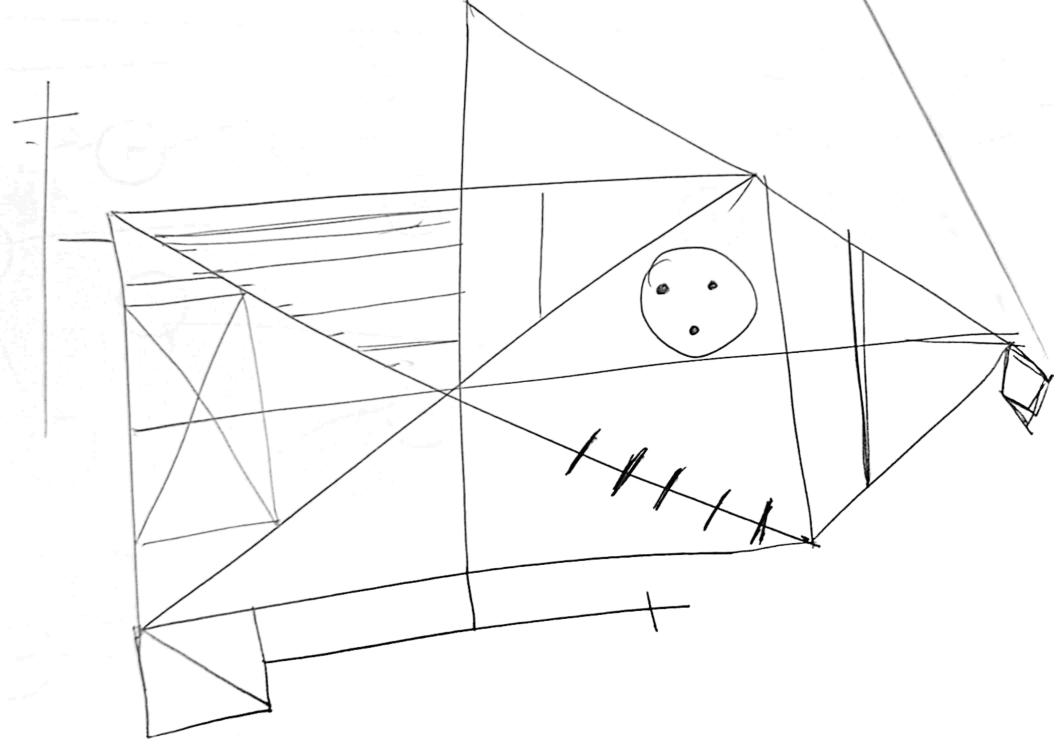
#> input picture assets/imgs/all_imgs/97.png, 3160 x 2216 px (shown at 1/3 size)
$ python -i obj_img.py   (imports and definitions only)
#> lines starting #> are read from the running program, lines starting #| are printed output that depends on the picture; after the words box and inside, x2 and y2 are one past the last pixel; in counts of white or black regions, pixels touching at a corner belong together
## El siguiente codigo alberga las funciones de lectura e identifiacion de imagenes como objetos ##
# SECCION DE IMPORTE DE LIBRERIAS UTILITARIAS DE PYTHON #
import os
import cv2
import numpy as np
## SECCION DE IMPORT DE LIBRERIAS PROPIAS #

# La clase imagen, alberga todas las caracteristicas de una imagen ingresada para el procesamiento #
# Tambien tiene los metodos necesarios del procesamiento de la misma ###############################
class lectorImagen:
    # Propiedades de la imagen #
    id_: str = "" #Inicial_tipo-anho_ancho_alto_numero-tipo_archivo
    nombre_img: str = ""
    ruta: str = ""
    width: int = 0
    heigth: int = 0
    score: float = 0.0
    codigo_ref: int = int
    tipo_archivo: str = ""
    img = None
    # Inicializacion de objeto, con atributos predefinidos #
    def __init__(
            self,
            ruta: str
        ):
        # designacion de valores de identificacion
        self.identificar_archivo(ruta)

        # Designa los valores de la imagen
        self.lectura_img()

        ## DEsignacion de if
        self.crear_identificacion()

    def identificar_archivo(self, ruta: str) -> None:
        if not os.path.isfile(ruta):
            raise ValueError("La ruta ingresada no corresponde a una ruta real.")

        # Asignacion de ruta
        self.ruta = ruta

        ## Designacion de las propiedades de la imagen seleccionada
        tmp_name: str = str(os.path.basename(ruta))

        # Asignacion de tipo y nombre
        self.nombre_img = tmp_name.split('.')[0]
        self.tipo_archivo = tmp_name.split('.')[1]

    def lectura_img(self) -> None:
        # Lectura de la imagen
        self.img = cv2.imread(self.ruta, 0)
#> self.img is the input picture: shape (2216, 3160); min 1, max 255, mean 248.9

        # Designacion de valores de tamaño
        temp_values = self.img.shape
#> temp_values = (2216, 3160)
        self.heigth = temp_values[0]
#> self.heigth = 2216
        self.width = temp_values[1]
#> self.width = 3160


    # Funciones utilitarias y de validacion
    # La siguiente funcion, visualiza de manera completa una imagen, en formato alterado por opencv.
    # [15 lines left out: function show_img, not called in this run]

    # La siguiente funcion busca extraer todas las caracteristicas de una imagen
    def auto_ajuste(self) -> None:
        # Es necesario validar si la imagen con la que se va a experimentar solo tiene 2 canales o si esta a color
        if len(self.img.shape) > 2:
            # Se almacena una copia  de la imagen real
            self.img = cv2.cvtColor(self.img, cv2.COLOR_BGR2GRAY)
        # Ajuste de tamanho inicial
        if self.width > 1000 and self.heigth > 808:
            self.func_resize()
#> in func_resize, `self.img = cv2.resize(self.img, (ancho, alto))`:
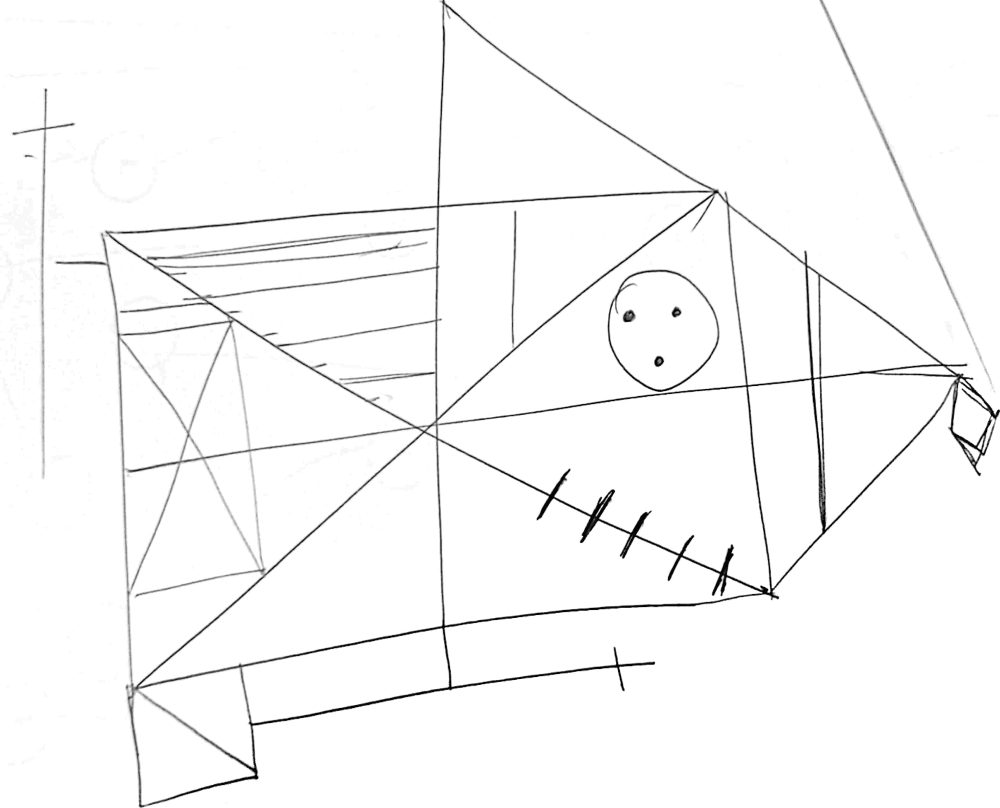
#> self.img: shape (808, 1000); min 1, max 255, mean 248.9

        # Se almacena una copia de la imagen
        img_to_mod = self.img.copy()

        # Lectura de brillo
        brillo_img = int(img_to_mod.mean())
#> brillo_img = 248
        contraste_img = int(img_to_mod.std())
#> contraste_img = 29
        #print(f"Contraste original: {contraste_img}")
        ## Ajuste de tonalidades de brillo y extraccion de treshold
        if brillo_img < 240:
            # Ajuste de brillo
            img_to_mod = cv2.convertScaleAbs(img_to_mod, alpha=2, beta=50)
            # Primer procesamiento de treshhold
            img_to_mod = cv2.adaptiveThreshold(
                img_to_mod, 255, cv2.ADAPTIVE_THRESH_GAUSSIAN_C,
                cv2.THRESH_BINARY, 11, 2
            )
        elif  brillo_img > 240 and contraste_img < 40:
            _, imagen_binaria = cv2.threshold(img_to_mod, 230, 255, cv2.THRESH_BINARY)
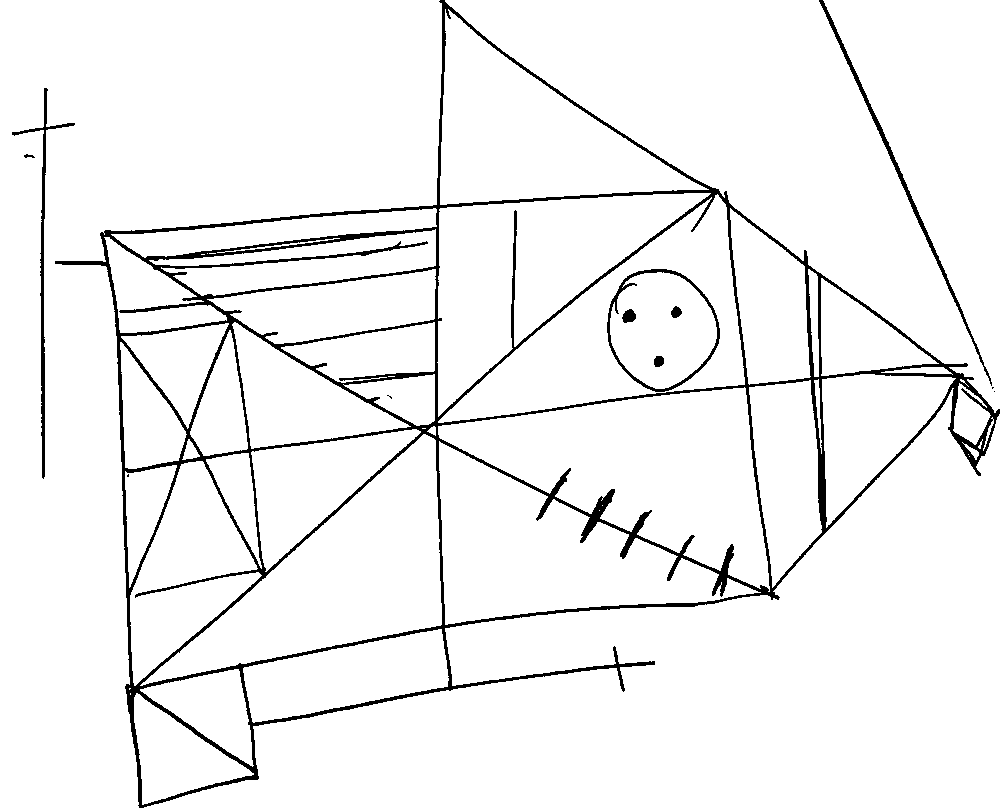
#> imagen_binaria: shape (808, 1000); 95.1% white; 12 black regions (4 under 20 px), largest, box (x1, y1, x2, y2) and area: (55, 0, 1000, 808) 35012, (819, 0, 992, 386) 1549, (12, 88, 75, 479) 1439
            img_to_mod = cv2.convertScaleAbs(imagen_binaria, alpha=2.0, beta=0)


        self.img = img_to_mod
        # Segunda modificacion
        blur = cv2.GaussianBlur(img_to_mod,(5,5),0)
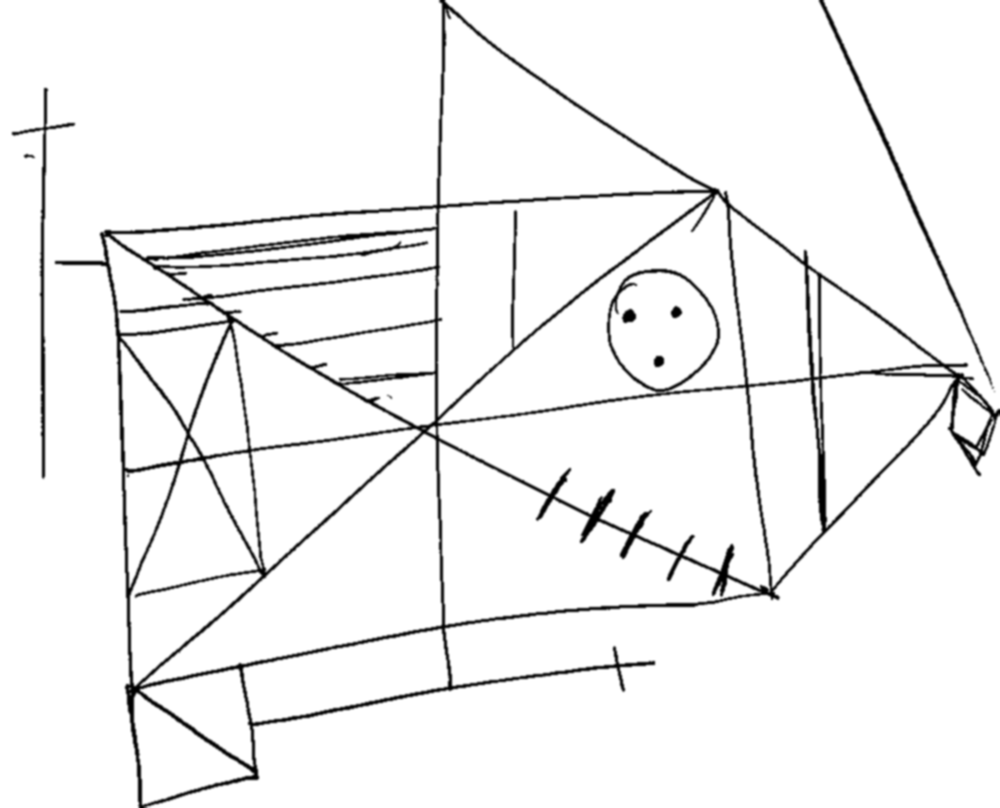
#> blur: shape (808, 1000); min 0, max 255, mean 242.5
        _, th3 = cv2.threshold(blur,0,255,cv2.THRESH_BINARY+cv2.THRESH_OTSU)
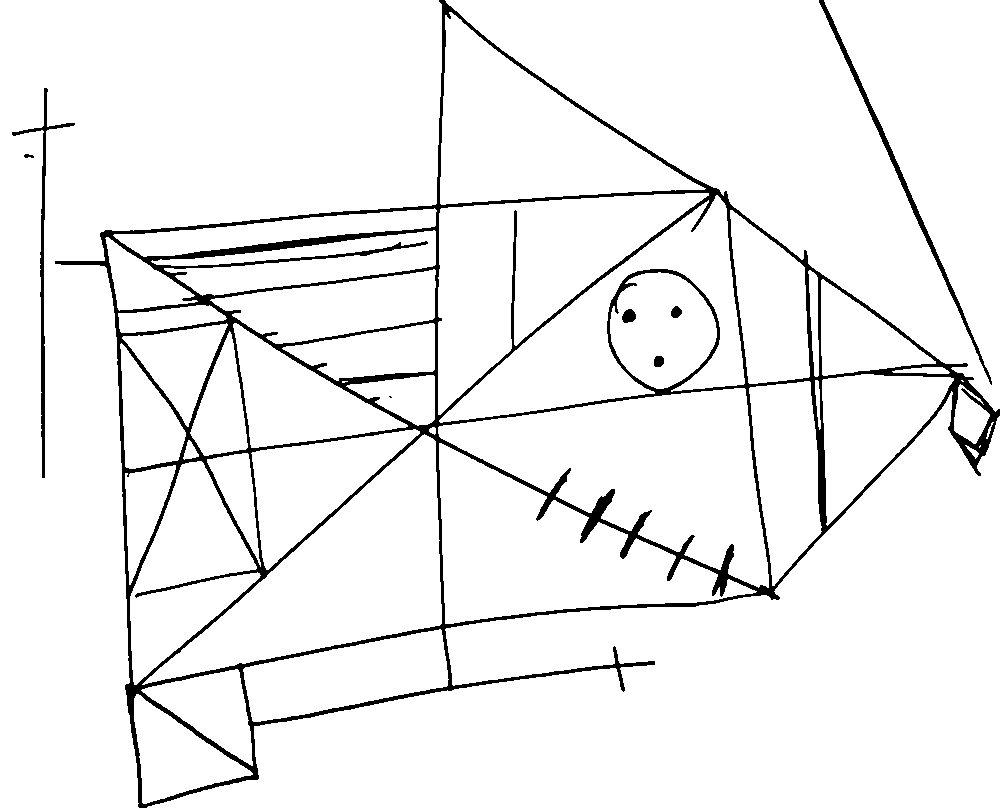
#> th3: shape (808, 1000); 94.5% white; 8 black regions (1 under 20 px), largest, box (x1, y1, x2, y2) and area: (55, 0, 1000, 808) 40351, (819, 0, 992, 385) 1866, (12, 88, 75, 478) 1506

        self.img_mod = th3

    # [38 lines left out: function extraccion_contornos, not called in this run]
        #self.show_img(imagen = self.img_mod, val_objeto = False)

    # funcion para modificacion de tamaño de imagen
    def func_resize(self, ancho: int = 1000, alto: int = 808, val_re = True) -> None:
        if val_re:
            self.img = cv2.resize(self.img, (ancho, alto))
        else:
            self.img_mod = cv2.resize(self.img_mod, (ancho, alto))

    # Seccion de funciones de ficha de identificacion y manipulacion de archivos
    # Creacion de numero de identifiacion
    def crear_identificacion(self):
        # Valor de identificacion
        try:
            num_final = int(self.nombre_img)
        except Exception as e:
            num_final = 100001

        self.id_ = "{}-{}{}-{}".format(
            self.width,
            self.heigth,
            self.tipo_archivo[0].capitalize(),
            num_final
        )

    ## Guardar modificacion de imagen
    # [5 lines left out: function guardar_md, not called in this run]
    # Destrucctor de la clase que lee la imagen
    def __del__(self):
        pass

# [2 lines not run here, left out]

>>> result = lectorImagen('../assets/imgs/all_imgs/97.png').auto_ajuste()
